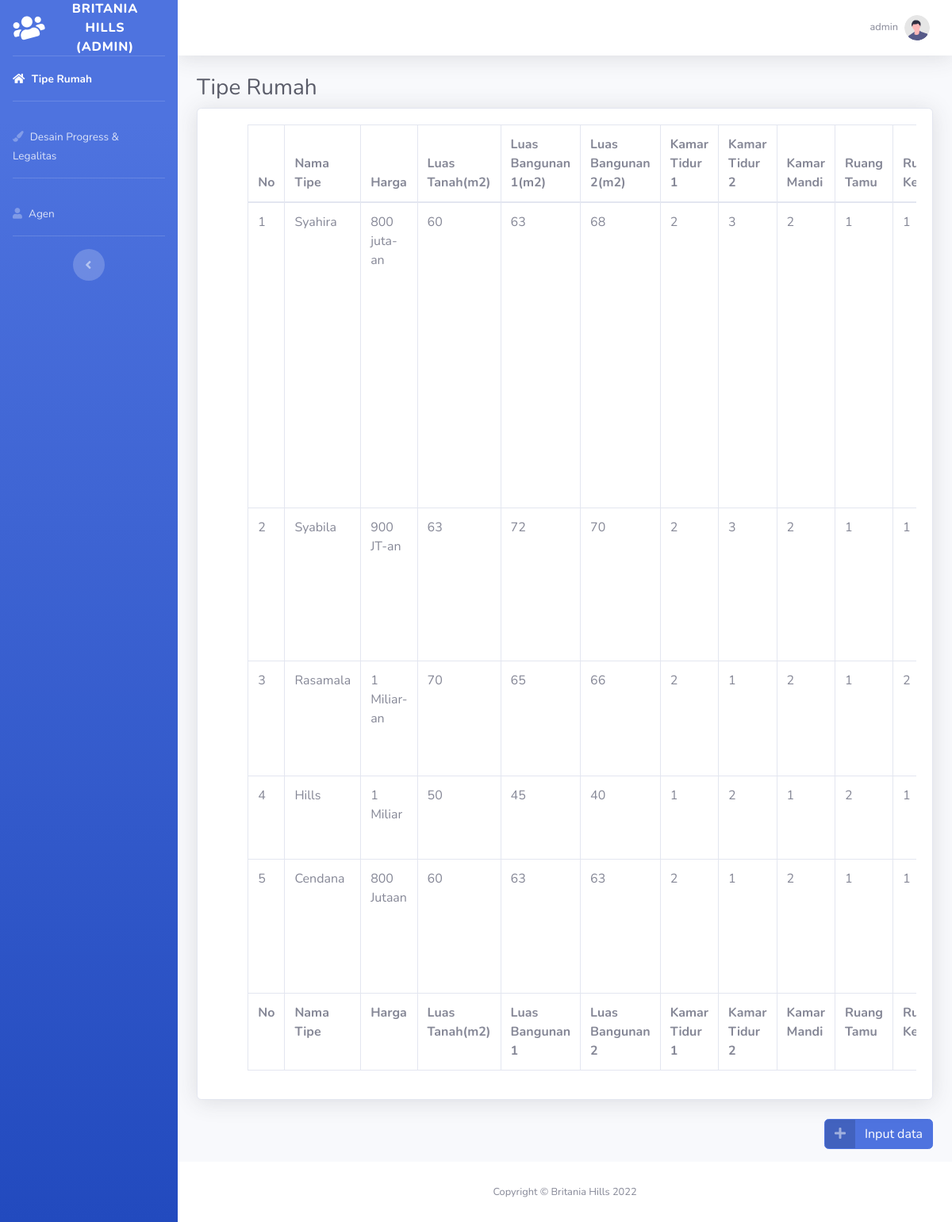
Page /admin/tiperumah.php (signed in) on the committed database.
### admin/tiperumah.php (the view, shortened to what this page needs)
<!DOCTYPE html>
<html lang="en">
<?php
include 'koneksi.php';
$queryselTR = "select * from `tipe rumah`";
$result = mysqli_query($koneksi, $queryselTR);
?>
<head>
    <link href="vendor/fontawesome-free/css/all.min.css" rel="stylesheet" type="text/css">
    <link href="css/sb-admin-2.min.css" rel="stylesheet">
    <link href="vendor/datatables/dataTables.bootstrap4.min.css" rel="stylesheet">
</head>
<body id="page-top">
    <div id="wrapper">
        <ul class="navbar-nav bg-gradient-primary sidebar sidebar-dark accordion" id="accordionSidebar">
            <a class="sidebar-brand d-flex align-items-center justify-content-center" href="tiperumah.php">
                <div class="sidebar-brand-icon rotate-n-15">
                    <i class="fa fa-users" aria-hidden="true"></i>
                </div>
                <div class="sidebar-brand-text mx-3">Britania Hills (Admin)</div>
            </a>
            <hr class="sidebar-divider my-0">
            <li class="nav-item active">
                <a class="nav-link" href="tiperumah.php">
                    <i class="fas fa-home"></i>
                    <span>Tipe Rumah</span></a>
            </li>
            <hr class="sidebar-divider">
            <li class="nav-item">
                <a class="nav-link" href="desainprogress.php">
                    <i class="fa fa-paint-brush" aria-hidden="true"></i>
                    <span>Desain Progress & Legalitas</span></a>
            </li>
            <hr class="sidebar-divider">
            <li class="nav-item">
                <a class="nav-link" href="agen.php">
                    <i class="fa fa-user" aria-hidden="true"></i>
                    <span>Agen</span></a>
            </li>
            <hr class="sidebar-divider">
            <div class="text-center d-none d-md-inline">
                <button class="rounded-circle border-0" id="sidebarToggle"></button>
            </div>
        </ul>
        <div id="content-wrapper" class="d-flex flex-column">
            <div id="content">
                <nav class="navbar navbar-expand navbar-light bg-white topbar mb-4 static-top shadow">
                    <ul class="navbar-nav ml-auto">
                        <li class="nav-item dropdown no-arrow">
                            <a class="nav-link dropdown-toggle" href="#" id="userDropdown" role="button" data-toggle="dropdown" aria-haspopup="true" aria-expanded="false">
                                <span class="mr-2 d-none d-lg-inline text-gray-600 small"><?= $_SESSION["username"] ?></span>
                                <img class="img-profile rounded-circle" src="img/undraw_profile.svg">
                            </a>
                        </li>
                    </ul>
                </nav>
                <div class="container-fluid">
                    <h1 class="h3 mb-2 text-gray-800">Tipe Rumah</h1>
                    <div class="card shadow mb-4">
                        <div class="card-body">
                            <div class="table-responsive">
                                <table class="table table-bordered" width="100%" cellspacing="0">
                                    <thead>
                                        <tr>
                                            <th>No</th>
                                            <th>Nama Tipe</th>
                                            <th>Harga</th>
                                            <th>Luas Tanah(m2)</th>
                                            <th>Luas Bangunan 1(m2)</th>
                                            <th>Luas Bangunan 2(m2)</th>
                                            <th>Kamar Tidur 1</th>
                                            <th>Kamar Tidur 2</th>
                                            <th>Kamar Mandi</th>
                                            <th>Ruang Tamu</th>
                                            <th>Ruang Keluarga</th>
                                        </tr>
                                    </thead>
                                    <tfoot>
                                        <tr>
                                            <th>No</th>
                                            <th>Nama Tipe</th>
                                            <th>Harga</th>
                                            <th>Luas Tanah(m2)</th>
                                            <th>Luas Bangunan 1</th>
                                            <th>Luas Bangunan 2</th>
                                            <th>Kamar Tidur 1</th>
                                            <th>Kamar Tidur 2</th>
                                            <th>Kamar Mandi</th>
                                            <th>Ruang Tamu</th>
                                            <th>Ruang Keluarga</th>
                                        </tr>
                                    </tfoot>
                                    <tbody>
                                        <?php $no = 0; ?>
                                        <?php while ($row = mysqli_fetch_assoc($result)) : ?>
                                            <tr>
                                                <?php $no += 1; ?>
                                                <td><?= $no ?></td>
                                                <td><?= $row["nama_tipe"] ?></td>
                                                <td><?= $row["harga"] ?></td>
                                                <td><?= $row["luas_tanah(m2)"] ?></td>
                                                <td><?= $row["luas_bangunan(m2)"] ?></td>
                                                <td><?= $row["luas_bangunan2(m2)"] ?></td>
                                                <td><?= $row["kamar_tidur"] ?></td>
                                                <td><?= $row["kamar_tidur2"] ?></td>
                                                <td><?= $row["kamar_mandi"] ?></td>
                                                <td><?= $row["ruang_tamu"] ?></td>
                                                <td><?= $row["ruang_keluarga"] ?></td>
                                            </tr>
                                        <?php endwhile; ?>
                                    </tbody>
                                </table>
                            </div>
                        </div>
                    </div>
                    <a href="#" class="btn btn-primary btn-icon-split float-right" style="margin: 0 0 1rem 0;" data-toggle="modal" data-target="#inputModal">
                        <span class="icon text-white-50">
                            <i class="fa fa-plus" aria-hidden="true"></i>
                        </span>
                        <span class="text">Input data</span>
                    </a>
                </div>
            </div>
            <footer class="sticky-footer bg-white">
                <div class="container my-auto">
                    <div class="copyright text-center my-auto">
                        <span>Copyright &copy; Britania Hills 2022</span>
                    </div>
                </div>
            </footer>
        </div>
    </div>
</body>
</html>

### rows in the picture
tipe rumah: nama_tipe "Syahira", harga "800 juta-an", value "60", value "63", value "68", kamar_tidur "2", kamar_tidur2 "3", kamar_mandi "2", ruang_tamu "1", ruang_keluarga "1"
tipe rumah: nama_tipe "Syabila", harga "900 JT-an", value "63", value "72", value "70", kamar_tidur "2", kamar_tidur2 "3", kamar_mandi "2", ruang_tamu "1", ruang_keluarga "1"
tipe rumah: nama_tipe "Rasamala", harga "1 Miliar-an", value "70", value "65", value "66", kamar_tidur "2", kamar_tidur2 "1", kamar_mandi "2", ruang_tamu "1", ruang_keluarga "2"
tipe rumah: nama_tipe "Hills", harga "1 Miliar", value "50", value "45", value "40", kamar_tidur "1", kamar_tidur2 "2", kamar_mandi "1", ruang_tamu "2", ruang_keluarga "1"
tipe rumah: nama_tipe "Cendana", harga "800 Jutaan", value "60", value "63", kamar_tidur "2", kamar_tidur2 "1", kamar_mandi "2", ruang_tamu "1", ruang_keluarga "1"

### other values in the picture
$_SESSION["username"] "admin"
